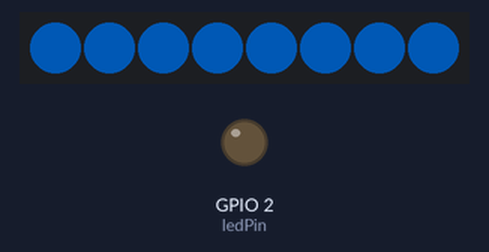
The program below on a simulated ESP8266 (NodeMCU). On the bench: 8 RGB LEDs in strip order, left to right, output pins drawn as LEDs (lit = HIGH). Dim RGB values are drawn brighter than linear; the strip is taken to match the declared colour order; random numbers use the default seed unless the program sets one.

Above: at 0.1 s.
At 15.18 s:
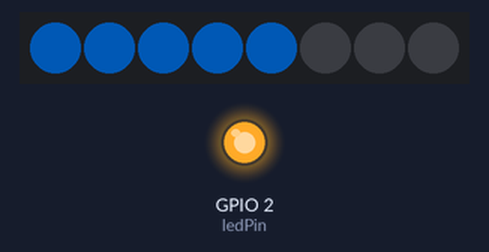
At 24.1 s:
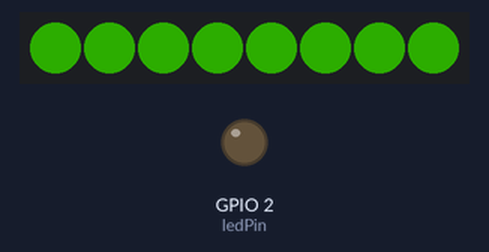
At 26.1 s:
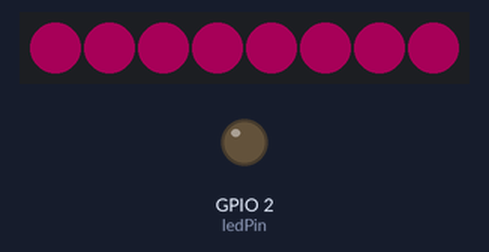
At 30.1 s:
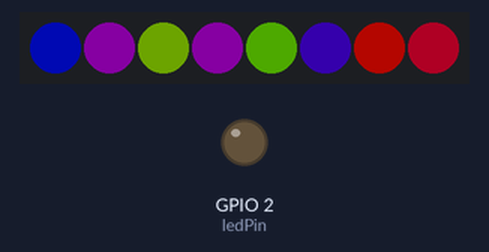
At 32.76 s:
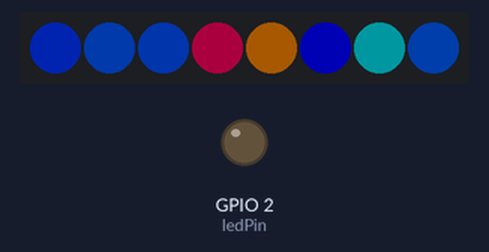
Timing chart, 0 to 40.0 s (numbered marks = the images above):
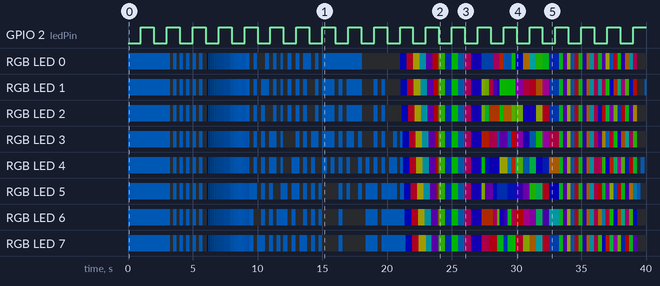

The program:

main.cpp
```cpp
#include <Arduino.h>
#include <WS2812FX.h>

#define LED_COUNT 8
#define LED_PIN 5

#define TIMER_MS 3000

// Parameter 1 = number of pixels in strip
// Parameter 2 = Arduino pin number (most are valid)
// Parameter 3 = pixel type flags, add together as needed:
//   NEO_KHZ800  800 KHz bitstream (most NeoPixel products w/WS2812 LEDs)
//   NEO_KHZ400  400 KHz (classic 'v1' (not v2) FLORA pixels, WS2811 drivers)
//   NEO_GRB     Pixels are wired for GRB bitstream (most NeoPixel products)
//   NEO_RGB     Pixels are wired for RGB bitstream (v1 FLORA pixels, not v2)
//   NEO_RGBW    Pixels are wired for RGBW bitstream (NeoPixel RGBW products)
WS2812FX ws2812fx = WS2812FX(LED_COUNT, LED_PIN, NEO_RGB + NEO_KHZ800);

unsigned long last_change = 0;
unsigned long now = 0;


// constants won't change. Used here to set a pin number:
const int ledPin =  LED_BUILTIN;// the number of the LED pin

// Variables will change:
int ledState = LOW;             // ledState used to set the LED

// Generally, you should use "unsigned long" for variables that hold time
// The value will quickly become too large for an int to store
unsigned long previousMillis = 0;        // will store last time LED was updated

// constants won't change:
const long interval = 1000;           // interval at which to blink (milliseconds)

void turn_led_off()
{
  ledState = HIGH;
}

void turn_led_on()
{
  ledState = LOW;
}

bool led_is_on()
{
  return ledState == LOW;
}


void setup() {
  ws2812fx.init();
  ws2812fx.setBrightness(64);
  ws2812fx.setSpeed(500);
  ws2812fx.setColor(0x007BFF);
  ws2812fx.setMode(FX_MODE_STATIC);
  ws2812fx.start();

    pinMode(ledPin, OUTPUT);

}

void loop() {
  now = millis();

  ws2812fx.service();

  if(now - last_change > TIMER_MS) {
    ws2812fx.setMode((ws2812fx.getMode() + 1) % ws2812fx.getModeCount());
    last_change = now;
  }

  unsigned long currentMillis = millis();

  if (currentMillis - previousMillis >= interval) {
    // save the last time you blinked the LED
    previousMillis = currentMillis;

    // if the LED is off turn it on and vice-versa:
    if (led_is_on()) {
      turn_led_off();
    } else {

      turn_led_on();
    }

    // set the LED with the ledState of the variable:
    digitalWrite(ledPin, ledState);

}
}
```

Measured:
- by itself, GPIO 2 (ledPin): alternates HIGH for 1.0 s and LOW for 1.0 s
- by itself, RGB LED 0: off → RGB(0, 31, 64) at 0.00 s, → off 3.3 s later, → RGB(0, 31, 64) 0.25 s later, → off 0.25 s later, … (103 changes in this stretch)
- by itself, RGB LED 1: off → RGB(0, 31, 64) at 0.00 s, → off 3.3 s later, → RGB(0, 31, 64) 0.25 s later, → off 0.25 s later, … (115 changes in this stretch)
- what the display in image 2 shows lasts 0.5 s, from 24.0 s to 24.5 s
